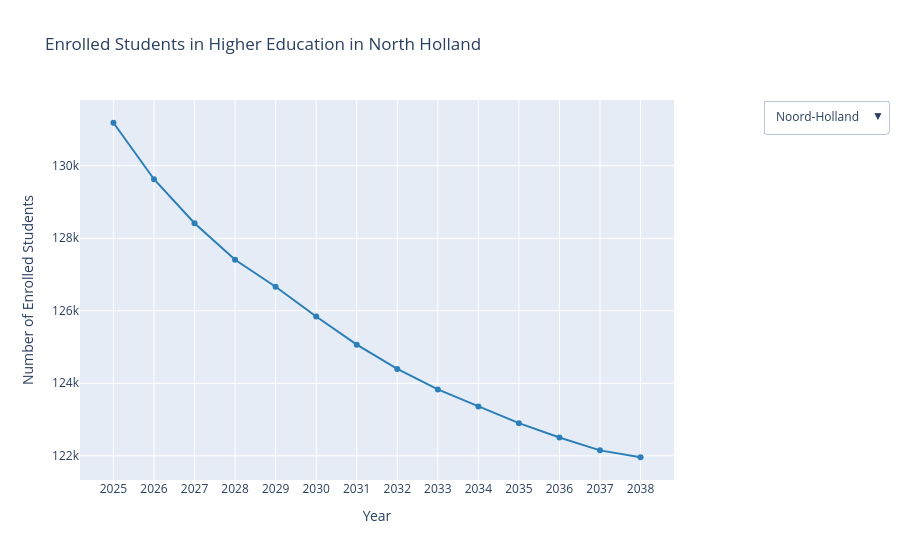

Notebook cell for this chart:
### Markdown cell above
### Unequal regional impact
Demographic decline does not affect all regions in the Netherlands equally. According to forecasts by Verwest, F., & Van Dam, F. (2010), the northern and eastern provinces—such as Groningen, Friesland, Drenthe, and parts of Limburg and Gelderland—are expected to experience a significant decrease in the youth population. As a result, universities in these areas, such as the University of Groningen or the University of Twente, may face a relatively sharper decline in student enrollment (Sá, Florax & Rietveld, 2004). This increases the risk of an unequal distribution of higher education across the Netherlands (Sá, Florax & Rietveld, 2004). Students from shrinking regions may be more likely to relocate to the Randstad, which undermines both the accessibility and regional connectedness of education. As illustrated in Figure 6, projected enrollment trends clearly show that institutions located in peripheral regions are expected to experience a more pronounced decline compared to those in urban centers.

### Code cell
import plotly.graph_objs as go

# 1. Prep your provinces & precompute Y‐values
options = sorted(student_prognoses['provincie'].dropna().unique().tolist())
y_by_prov = {
    prov: [
        student_prognoses[
            (student_prognoses['jaar'] == jaar) &
            (student_prognoses['provincie'] == prov)
        ]['ingeschrevenen_HO'].sum()
        for jaar in jaren3
    ]
    for prov in options
}

# 2. Create a single trace (we’ll overwrite its 'y' via the dropdown)
fig = go.Figure(
    data=[go.Scatter(
        x=jaren3,
        y=y_by_prov['Noord-Holland'],      # initial province
        mode='markers+lines',
        name='Ingeschrevenen HO',
        marker=dict(color='#2c7fb8') 
    )]
)

# 3. Build the dropdown buttons
buttons = []
for prov in options:
    buttons.append(dict(
        label=prov,
        method='update',
        args=[
            {'y': [y_by_prov[prov]]},      # update trace.y
            {'title': f'Ingeschrevenen HO in {prov}'}  # update layout.title
        ]
    ))

# 4. Attach the dropdown menu
fig.update_layout(
    title='Enrolled Students in Higher Education in North Holland',
    updatemenus=[dict(
        active=options.index('Noord-Holland'),
        buttons=buttons,
        x=1.15, y=1,
        xanchor='left', yanchor='top'
    )],
    xaxis_title='Year',
    yaxis_title='Number of Enrolled Students',
    xaxis=dict(
        tickmode='array',
        tickvals=jaren3,
        ticktext=[str(jaar) for jaar in jaren3]
    )
)


# 5. Export as self-contained HTML (include_plotlyjs='cdn' for smaller file)
fig.write_html(
    'enrollment_by_province.html',
    include_plotlyjs='cdn',
    full_html=True
)

# Or if you just want to view it inline in a notebook:
fig.show()

### Figure 1 — Plotly figure (JSON) as saved in the notebook; plotly's stock layout.template omitted (floating-point values rounded to 4 significant figures)
{"data": [{"marker": {"color": "#2c7fb8"}, "mode": "markers+lines", "name": "Ingeschrevenen HO", "type": "scatter", "x": [2025, 2026, 2027, 2028, 2029, 2030, 2031, 2032, 2033, 2034, 2035, 2036, 2037, 2038], "y": [131200.0, 129600.0, 128400.0, 127400.0, 126700.0, 125800.0, 125100.0, 124400.0, 123800.0, 123400.0, 122900.0, 122500.0, 122100.0, 122000.0]}], "layout": {"autosize": true, "title": {"text": "Enrolled Students in Higher Education in North Holland"}, "updatemenus": [{"active": 5, "buttons": [{"args": [{"y": [[21030.0, 20570.0, 20190.0, 19920.0, 19660.0, 19440.0, 19240.0, 19030.0, 18840.0, 18640.0, 18480.0, 18310.0, 18160.0, 18040.0]]}, {"title": "Ingeschrevenen HO in Friesland"}], "label": "Friesland", "method": "update"}, {"args": [{"y": [[59970.0, 58660.0, 57570.0, 56690.0, 55920.0, 55220.0, 54560.0, 54010.0, 53500.0, 53070.0, 52690.0, 52330.0, 52030.0, 51800.0]]}, {"title": "Ingeschrevenen HO in Gelderland"}], "label": "Gelderland", "method": "update"}, {"args": [{"y": [[59980.0, 58620.0, 57560.0, 56620.0, 55820.0, 55100.0, 54440.0, 53810.0, 53220.0, 52670.0, 52160.0, 51670.0, 51220.0, 50840.0]]}, {"title": "Ingeschrevenen HO in Groningen"}], "label": "Groningen", "method": "update"}, {"args": [{"y": [[35790.0, 35060.0, 34410.0, 33860.0, 33420.0, 33020.0, 32660.0, 32340.0, 32060.0, 31820.0, 31610.0, 31410.0, 31230.0, 31070.0]]}, {"title": "Ingeschrevenen HO in Limburg"}], "label": "Limburg", "method": "update"}, {"args": [{"y": [[104800.0, 102700.0, 101200.0, 99900.0, 98880.0, 97990.0, 97230.0, 96510.0, 95890.0, 95370.0, 94910.0, 94460.0, 94100.0, 93820.0]]}, {"title": "Ingeschrevenen HO in Noord-Brabant"}], "label": "Noord-Brabant", "method": "update"}, {"args": [{"y": [[131200.0, 129600.0, 128400.0, 127400.0, 126700.0, 125800.0, 125100.0, 124400.0, 123800.0, 123400.0, 122900.0, 122500.0, 122100.0, 122000.0]]}, {"title": "Ingeschrevenen HO in Noord-Holland"}], "label": "Noord-Holland", "method": "update"}, {"args": [{"y": [[27780.0, 27240.0, 26770.0, 26330.0, 25920.0, 25520.0, 25150.0, 24830.0, 24520.0, 24240.0, 23970.0, 23730.0, 23520.0, 23360.0]]}, {"title": "Ingeschrevenen HO in Overijssel"}], "label": "Overijssel", "method": "update"}, {"args": [{"y": [[73320.0, 72170.0, 71290.0, 70580.0, 70080.0, 69580.0, 69120.0, 68710.0, 68350.0, 68040.0, 67760.0, 67530.0, 67310.0, 67200.0]]}, {"title": "Ingeschrevenen HO in Utrecht"}], "label": "Utrecht", "method": "update"}, {"args": [{"y": [[1807.0, 1769.0, 1739.0, 1714.0, 1694.0, 1678.0, 1662.0, 1646.0, 1635.0, 1627.0, 1616.0, 1606.0, 1597.0, 1589.0]]}, {"title": "Ingeschrevenen HO in Zeeland"}], "label": "Zeeland", "method": "update"}, {"args": [{"y": [[174300.0, 172300.0, 170900.0, 169800.0, 168900.0, 168200.0, 167400.0, 166600.0, 165900.0, 165300.0, 164600.0, 164100.0, 163500.0, 163100.0]]}, {"title": "Ingeschrevenen HO in Zuid-Holland"}], "label": "Zuid-Holland", "method": "update"}], "x": 1.15, "xanchor": "left", "y": 1, "yanchor": "top"}], "xaxis": {"autorange": true, "range": [2024.0, 2039.0], "tickmode": "array", "ticktext": ["2025", "2026", "2027", "2028", "2029", "2030", "2031", "2032", "2033", "2034", "2035", "2036", "2037", "2038"], "tickvals": [2025, 2026, 2027, 2028, 2029, 2030, 2031, 2032, 2033, 2034, 2035, 2036, 2037, 2038], "title": {"text": "Year"}, "type": "linear"}, "yaxis": {"autorange": true, "range": [121200.0, 131900.0], "title": {"text": "Number of Enrolled Students"}, "type": "linear"}}}
